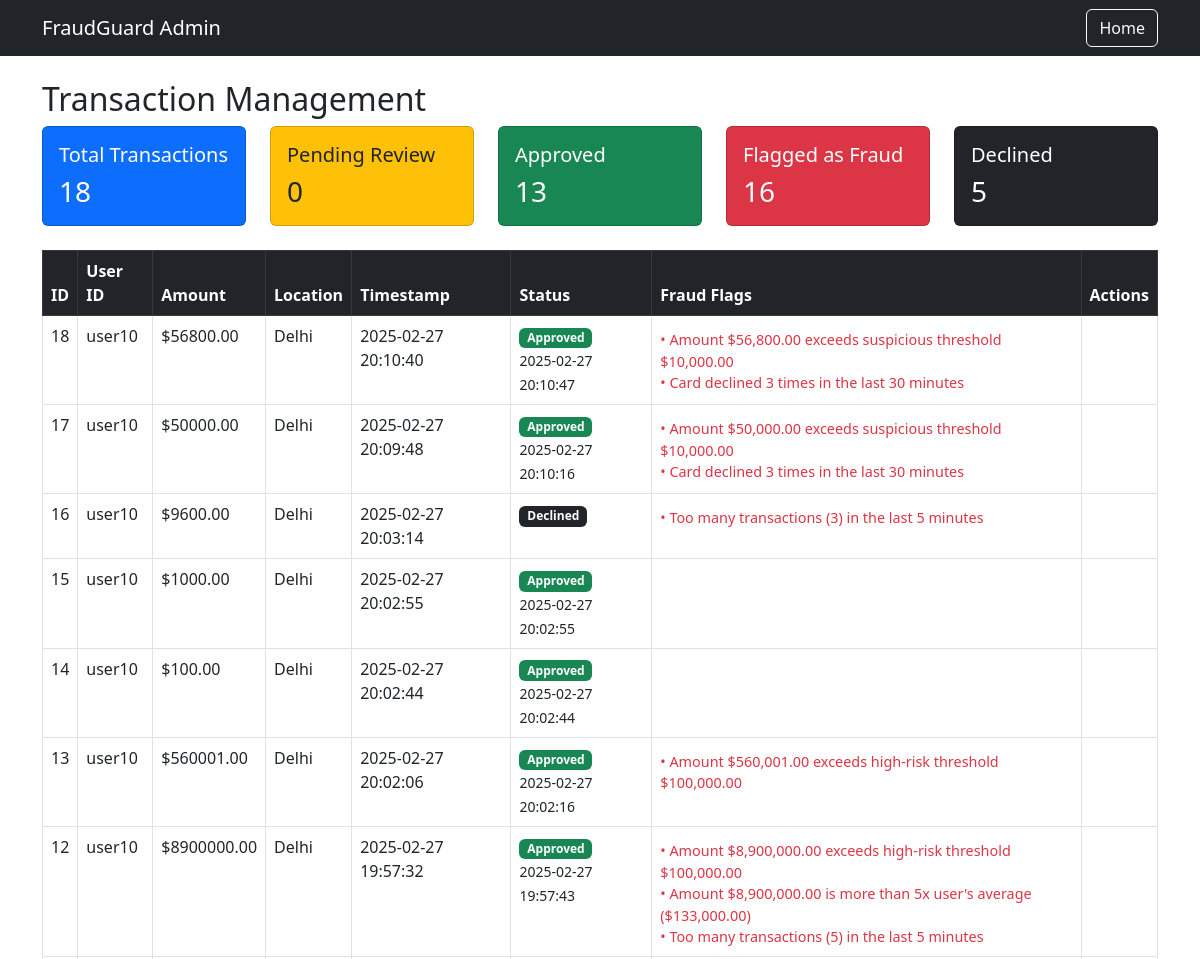
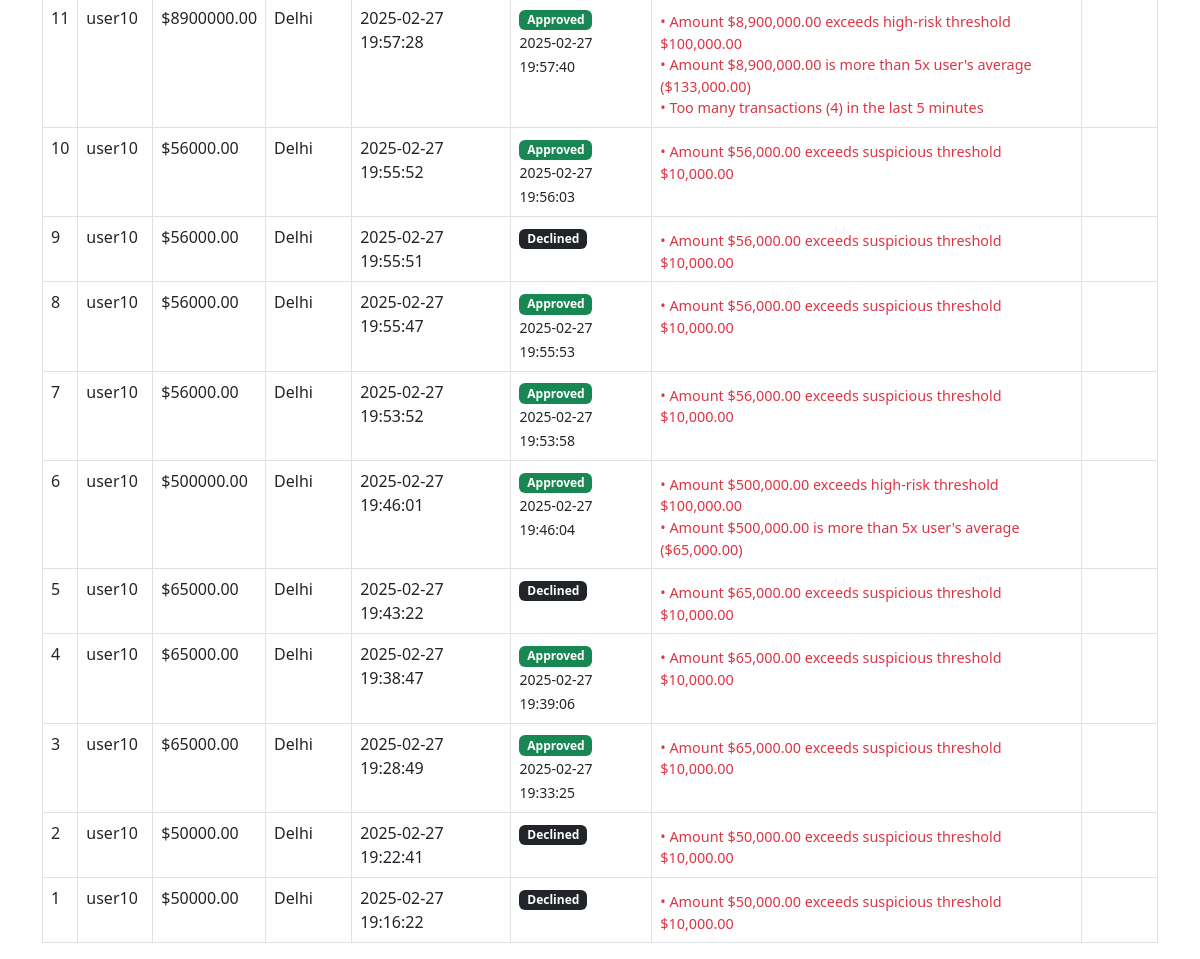
/admin, run on an earlier commit of the app's database (2 pictures, top to bottom).
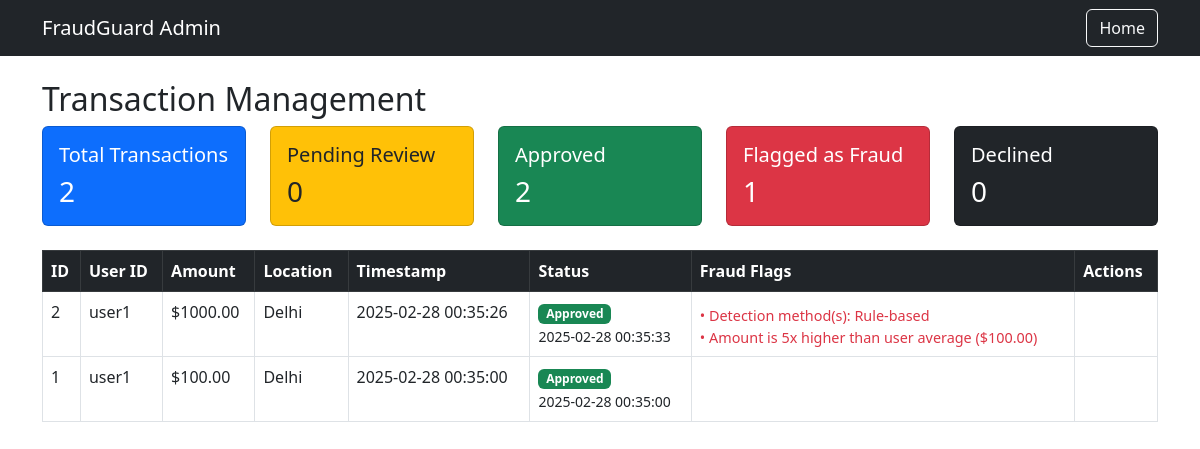
And on a later commit of the database.
### models/transaction.py (models this page shows, shortened)
class Transaction(db.Model):
    id = db.Column(db.Integer, primary_key=True)
    userid = db.Column(db.String(50), db.ForeignKey('user.userid'), nullable=False)
    amount = db.Column(db.Float, nullable=False)
    device_id = db.Column(db.String(50), nullable=False)
    location = db.Column(db.String(100), nullable=False)
    timestamp = db.Column(db.DateTime, nullable=False, default=lambda: datetime.now(timezone.utc))
    is_fraudulent = db.Column(db.Boolean, default=False)
    is_approved = db.Column(db.Boolean, default=False)
    is_declined = db.Column(db.Boolean, default=False)
    approval_timestamp = db.Column(db.DateTime, nullable=True)
    approval_notes = db.Column(db.Text, nullable=True)
    fraud_flags = db.Column(db.Text, nullable=True)  # Store reasons for flagging
    approval_token = db.Column(db.String(100), unique=True, nullable=True)
    token_expiry = db.Column(db.DateTime, nullable=True)

### app.py (the view)
@app.route("/admin")
def admin():
    transactions = Transaction.query.order_by(Transaction.timestamp.desc()).all()
    stats = {
        "total": Transaction.query.count(),
        "fraudulent": Transaction.query.filter_by(is_fraudulent=True).count(),
        "approved": Transaction.query.filter_by(is_approved=True).count(),
        "declined": Transaction.query.filter_by(is_declined=True).count(),
        "pending": Transaction.query.filter_by(is_approved=False, is_declined=False).count()
    }
    return render_template("admin.html", transactions=transactions, stats=stats)

### app.py (called while the page is built)
@app.template_filter('fromjson')
def fromjson_filter(value):
    if not value:
        return []
    try:
        return json.loads(value)
    except json.JSONDecodeError:
        return []

### templates/admin.html (shortened to what this page needs)
<!DOCTYPE html>
<html lang="en">
<head>
    <link href="https://cdn.jsdelivr.net/npm/bootstrap@5.3.0/dist/css/bootstrap.min.css" rel="stylesheet">
</head>
<body>
    <nav class="navbar navbar-dark bg-dark">
        <div class="container">
            <a class="navbar-brand" href="/admin">FraudGuard Admin</a>
            <div class="d-flex">
                <a href="/" class="btn btn-outline-light">Home</a>
            </div>
        </div>
    </nav>
    <div class="container mt-4">
        <h2>Transaction Management</h2>
        <div class="row mb-4">
            <div class="col">
                <div class="card bg-primary text-white">
                    <div class="card-body">
                        <h5 class="card-title">Total Transactions</h5>
                        <h3 class="card-text">{{ stats.total }}</h3>
                    </div>
                </div>
            </div>
            <div class="col">
                <div class="card bg-warning text-dark">
                    <div class="card-body">
                        <h5 class="card-title">Pending Review</h5>
                        <h3 class="card-text">{{ stats.pending }}</h3>
                    </div>
                </div>
            </div>
            <div class="col">
                <div class="card bg-success text-white">
                    <div class="card-body">
                        <h5 class="card-title">Approved</h5>
                        <h3 class="card-text">{{ stats.approved }}</h3>
                    </div>
                </div>
            </div>
            <div class="col">
                <div class="card bg-danger text-white">
                    <div class="card-body">
                        <h5 class="card-title">Flagged as Fraud</h5>
                        <h3 class="card-text">{{ stats.fraudulent }}</h3>
                    </div>
                </div>
            </div>
            <div class="col">
                <div class="card bg-dark text-white">
                    <div class="card-body">
                        <h5 class="card-title">Declined</h5>
                        <h3 class="card-text">{{ stats.declined }}</h3>
                    </div>
                </div>
            </div>
        </div>
        <div class="table-responsive">
            <table class="table table-bordered">
                <thead class="table-dark">
                    <tr>
                        <th>ID</th>
                        <th>User ID</th>
                        <th>Amount</th>
                        <th>Location</th>
                        <th>Timestamp</th>
                        <th>Status</th>
                        <th>Fraud Flags</th>
                        <th>Actions</th>
                    </tr>
                </thead>
                <tbody>
                    {% for transaction in transactions %}
                    <tr class="{{ 'declined' if transaction.is_declined else 'fraud-alert' if transaction.is_fraudulent and not transaction.is_approved else 'approved' if transaction.is_approved else 'pending' }}">
                        <td>{{ transaction.id }}</td>
                        <td>{{ transaction.userid }}</td>
                        <td>${{ "%.2f"|format(transaction.amount) }}</td>
                        <td>{{ transaction.location }}</td>
                        <td>{{ transaction.timestamp.strftime('%Y-%m-%d %H:%M:%S') }}</td>
                        <td>
                            {% if transaction.is_declined %}
                                <span class="badge bg-dark">Declined</span>
                            {% elif transaction.is_approved %}
                                <span class="badge bg-success">Approved</span>
                                {% if transaction.approval_timestamp %}
                                <br>
                                <small>{{ transaction.approval_timestamp.strftime('%Y-%m-%d %H:%M:%S') }}</small>
                                {% endif %}
                            {% elif transaction.is_fraudulent %}
                                <span class="badge bg-danger">Flagged</span>
                            {% else %}
                                <span class="badge bg-warning">Pending</span>
                            {% endif %}
                        </td>
                        <td>
                            {% if transaction.fraud_flags %}
                                <div class="fraud-flags">
                                    {% for flag in transaction.fraud_flags|fromjson %}
                                        <div>• {{ flag }}</div>
                                    {% endfor %}
                                </div>
                            {% endif %}
                        </td>
                        <td>
                        </td>
                    </tr>
                    {% endfor %}
                </tbody>
            </table>
        </div>
    </div>
</body>
</html>

### templates/admin.html (style rules this page uses)
.approved { background-color: #e6ffe6; }
.fraud-flags { font-size: 0.9em; color: #dc3545; margin-top: 5px; }

What changed in the data, as far as the page shows it:
removed Transaction: amount "56800.00", fraud_flags "Amount $56,800.00 exceeds suspicious threshold $10,000.00" "Card declined 3 times in the last 30 minutes"
removed Transaction: amount "50000.00", fraud_flags "Amount $50,000.00 exceeds suspicious threshold $10,000.00" "Card declined 3 times in the last 30 minutes"
removed Transaction: amount "9600.00", is_declined "Declined", fraud_flags "Too many transactions (3) in the last 5 minutes"
removed Transaction: amount "1000.00"
removed Transaction: amount "100.00"
removed Transaction: amount "560001.00", fraud_flags "Amount $560,001.00 exceeds high-risk threshold $100,000.00"
removed Transaction: amount "8900000.00", fraud_flags "Amount $8,900,000.00 exceeds high-risk threshold $100,000.00" "Amount $8,900,000.00 is more than 5x user's average ($133,000.00)" "Too many transactions (5) in the last 5 minutes"
removed Transaction: amount "8900000.00", fraud_flags "Amount $8,900,000.00 exceeds high-risk threshold $100,000.00" "Amount $8,900,000.00 is more than 5x user's average ($133,000.00)" "Too many transactions (4) in the last 5 minutes"
removed Transaction: amount "56000.00", fraud_flags "Amount $56,000.00 exceeds suspicious threshold $10,000.00"
removed Transaction: amount "56000.00", is_declined "Declined", fraud_flags "Amount $56,000.00 exceeds suspicious threshold $10,000.00"
removed Transaction: amount "56000.00", fraud_flags "Amount $56,000.00 exceeds suspicious threshold $10,000.00"
removed Transaction: amount "56000.00", fraud_flags "Amount $56,000.00 exceeds suspicious threshold $10,000.00"
removed Transaction: amount "500000.00", fraud_flags "Amount $500,000.00 exceeds high-risk threshold $100,000.00" "Amount $500,000.00 is more than 5x user's average ($65,000.00)"
removed Transaction: amount "65000.00", is_declined "Declined", fraud_flags "Amount $65,000.00 exceeds suspicious threshold $10,000.00"
removed Transaction: amount "65000.00", fraud_flags "Amount $65,000.00 exceeds suspicious threshold $10,000.00"
removed Transaction: amount "65000.00", fraud_flags "Amount $65,000.00 exceeds suspicious threshold $10,000.00"
changed Transaction id 2: userid "user10" → "user1"; amount "50000.00" → "1000.00"; timestamp "2025-02-27 19:22:41" → "2025-02-28 00:35:26"; approval_timestamp (not shown) → "2025-02-28 00:35:33"; is_declined "Declined" → "Approved"
changed Transaction id 1: userid "user10" → "user1"; amount "50000.00" → "100.00"; timestamp "2025-02-27 19:16:22" → "2025-02-28 00:35:00"; approval_timestamp (not shown) → "2025-02-28 00:35:00"; is_declined "Declined" → "Approved"
Also different on the page:
{{ stats.total }}: "18" → "2"
{{ stats.approved }}: "13" → "2"
{{ stats.fraudulent }}: "16" → "1"
{{ stats.declined }}: "5" → "0"
new list line: "• Detection method(s): Rule-based"
new list line: "• Amount is 5x higher than user average ($100.00)"
list line gone: "• Amount $50,000.00 exceeds suspicious threshold $10,000.00"
